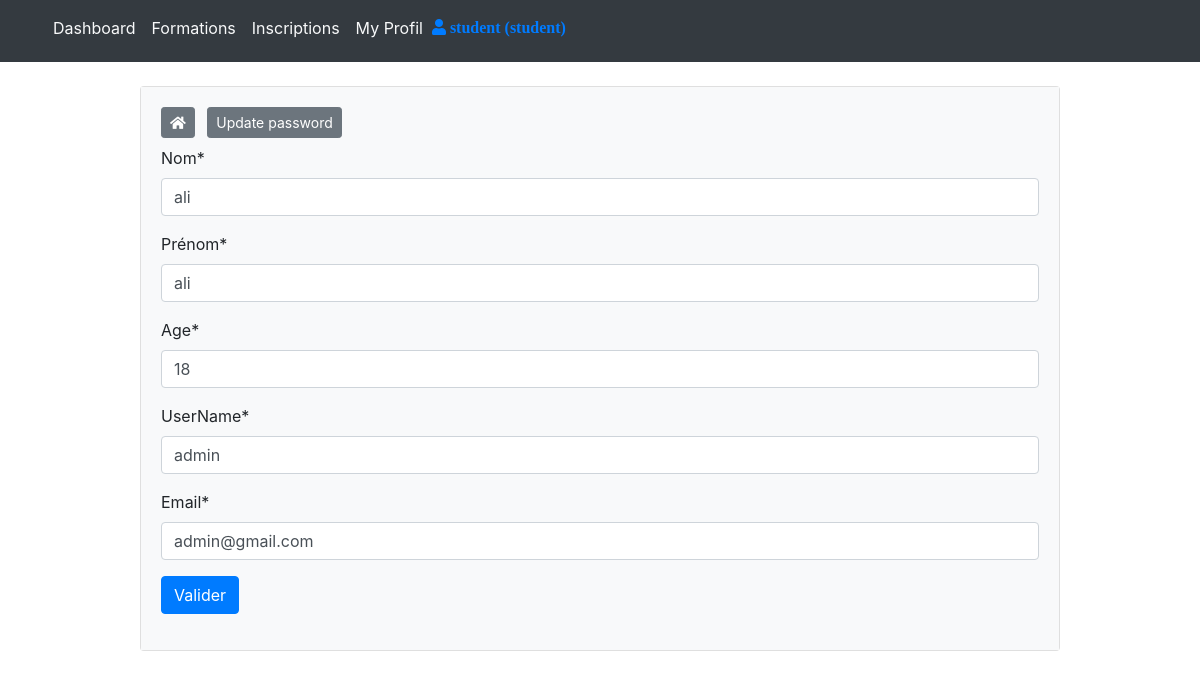
The page /myProfil (signed in) on the database its author committed.
### tables this page shows
CREATE TABLE IF NOT EXISTS `users` (
  `id` INT NOT NULL AUTO_INCREMENT,
  `nom` VARCHAR(45) NULL,
  `prenom` VARCHAR(45) NULL,
  `age` INT NULL,
  `compte_id` INT NOT NULL,
  PRIMARY KEY (`id`),
  INDEX `fk_user_comptes_idx` (`compte_id` ASC),
  CONSTRAINT `fk_user_comptes`
    FOREIGN KEY (`compte_id`)
    REFERENCES `comptes` (`id`)
    ON DELETE CASCADE
    ON UPDATE CASCADE);

CREATE TABLE IF NOT EXISTS `comptes` (
  `id` INT NOT NULL AUTO_INCREMENT,
  `name` VARCHAR(45) NULL,
  `email` VARCHAR(45) NOT NULL,
  `password` VARCHAR(105) NOT NULL,
  `role` VARCHAR(45) NOT NULL,
  `created_at` TIMESTAMP DEFAULT CURRENT_TIMESTAMP,
  PRIMARY KEY (`id`),
  UNIQUE INDEX `email_UNIQUE`(`email` ASC));

### controllers/HomeController.php (called while the page is built)
<?php
class HomeController{
	public function index($page){
		include('views/'.$page.'.php');
	}
}

### autoload.php (called while the page is built, shortened)
<?php
function autoload($class_name)
{
	$array_paths = array(
		'database/',
		'app/classes/',
		'models/',
		'controllers/'
	);
	$parts = explode('\\', $class_name);
	$name = array_pop($parts);
	foreach ($array_paths as $path) {
		$file = sprintf($path . '%s.php', $name);
	}
}

### database/DB.php (called while the page is built)
<?php
class DB{
	static public function connect(){
		$db = new PDO("mysql:host=localhost;dbname=php_mvc","root","");
		$db->exec("set names utf8");
		$db->setAttribute(PDO::ATTR_ERRMODE,PDO::ERRMODE_WARNING);
		return $db;
	}
}

### models/User.php (called while the page is built, shortened)
<?php
class User
{
	static public function getProfilUser($data)
	{
		$id = $data;
		try {
			$query = 'SELECT *,
			            users.id as id,
			            users.nom as nom,
			            users.prenom as prenom,
			            users.age as age,
			            comptes.name as name,
			            comptes.role as role,
			            comptes.email as email,
			            comptes.created_at as created_at
			            FROM users
			            INNER JOIN comptes
			            ON comptes.id = users.compte_id
			            WHERE users.id=:id';
			$stmt = DB::connect()->prepare($query);
			$stmt->execute(array(":id" => $id));
			$user = $stmt->fetch(PDO::FETCH_OBJ);
			return $user;
		} catch (PDOException $ex) {
			echo 'erreur' . $ex->getMessage();
		}
	}
}

### controllers/UsersController.php (called while the page is built, shortened)
<?php
class UsersController
{
	public function getProfilUser()
	{
		$user = User::getProfilUser($_SESSION['id']);
		return $user;
	}
}

### views/users/myProfil.php (the view, shortened to what this page needs)
<?php
require_once './views/includes/navbar.php';
$exitUser = new UsersController();
$user = $exitUser->getProfilUser();
?>
<div class="container">
	<div class="row my-4">
		<div class="col-md-10 mx-auto">
			<div class="card">
				<div class="card-body bg-light">
					<a href="<?php echo BASE_URL . 'dashboard'; ?>" class="btn btn-sm btn-secondary mr-2 mb-2">
						<i class="fas fa-home"></i>
					</a>
					<a href="<?php echo BASE_URL . 'updatePassword'; ?>" class="btn btn-sm btn-secondary mr-2 mb-2">
						<span>Update password</span>
					</a>
					<form method="post">
						<div class="form-group">
							<label for="nom">Nom*</label>
							<input type="text" name="nom" class="form-control" placeholder="Nom" value="<?php echo $user->nom; ?>">
						</div>
						<div class="form-group">
							<label for="prenom">Prénom*</label>
							<input type="text" name="prenom" class="form-control" placeholder="Prénom" value="<?php echo $user->prenom; ?>">
						</div>
						<div class="form-group">
							<label for="age">Age*</label>
							<input type="text" name="age" class="form-control" placeholder="Age" value="<?php echo $user->age; ?>">
						</div>
						<div class="form-group">
							<label for="name">UserName*</label>
							<input type="text" name="name" class="form-control" placeholder="UserName" value="<?php echo $user->name; ?>">
						</div>
						<div class="form-group">
							<label for="email">Email*</label>
							<input type="text" name="email" class="form-control" placeholder="Email" value="<?php echo $user->email; ?>">
						</div>
						<div class="form-group">
							<button type="submit" class="btn btn-primary" name="submit">Valider</button>
						</div>
					</form>
				</div>
			</div>
		</div>
	</div>
</div>

### rows shown on the page
users: nom "ali", prenom "ali", age "18", name "admin", email "admin@gmail.com"

### other values the page prints
$_SESSION['name'] "student"
$_SESSION['role'] "student"
